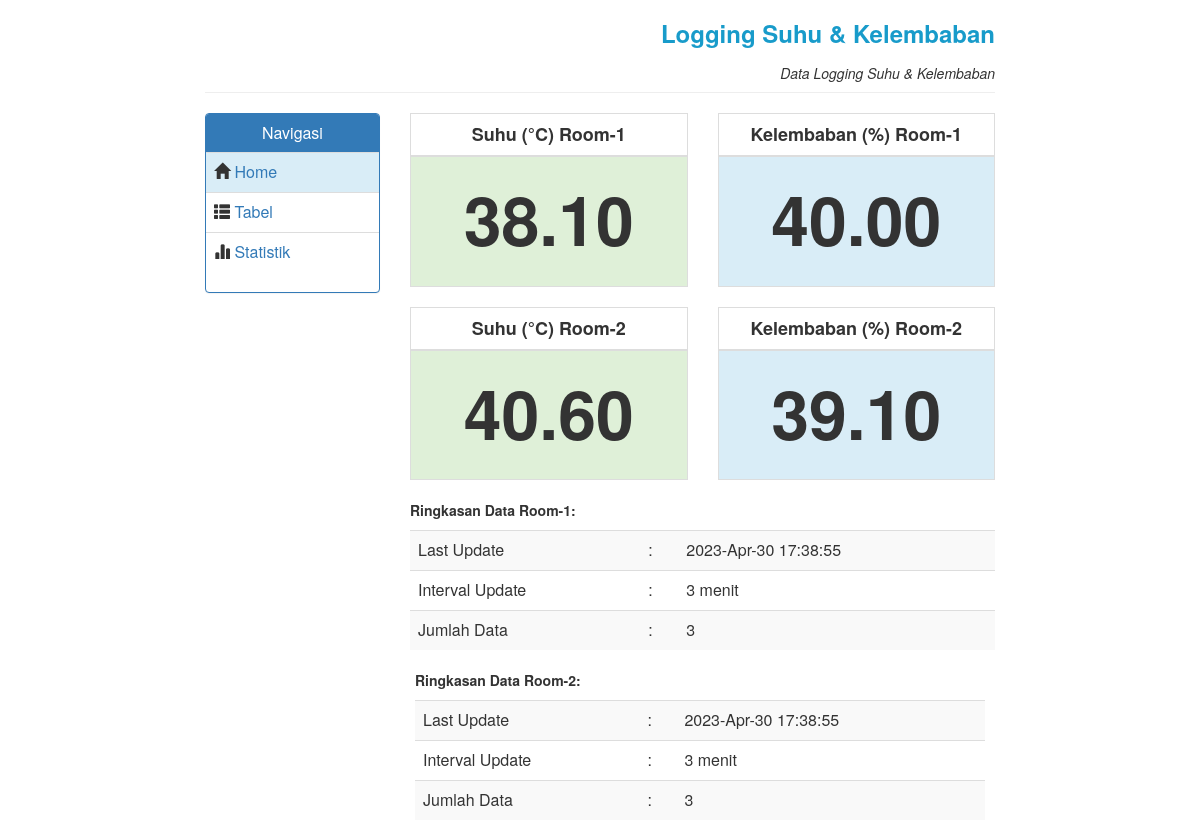
The page / on the database its author committed.
### tables this page shows
CREATE TABLE `panas_dingin` (
  `id` int(100) NOT NULL,
  `Suhu_Panas` float(10,2) NOT NULL,
  `Kelembaban_Panas` float(10,2) NOT NULL,
  `Suhu_Dingin` float(10,2) NOT NULL,
  `Kelembaban_Dingin` float(10,2) NOT NULL,
  `Date_Time` timestamp NOT NULL DEFAULT current_timestamp() ON UPDATE current_timestamp()
);

### index.php (the view, shortened to what this page needs)
<?php
	include("connection.php");
	$result=mysqli_query($koneksi,"SELECT * FROM `panas_dingin` ORDER BY `Date_Time` DESC");
	$result2=mysqli_query($koneksi,"SELECT * FROM `panas_dingin` ORDER BY `Date_Time` DESC LIMIT 1");
?>
<html>
	<head>
		<link rel="stylesheet" href="./css/style.css">
		<link rel="stylesheet" href="./css/bootstrap.css">
	</head>
	<body>
		<div class="row">
			<div class="col-md-8 col-md-offset-2">
				<center><h3 style="text-align:right;" class="hijau tebel">Logging Suhu & Kelembaban</h3></center>
			</div>
			<div class="col-md-2">
			</div>
		</div>
		<div class="row">
			<div class="col-md-8 col-md-offset-2">
				<center><h5 style="text-align:right;" class="miring">Data Logging Suhu & Kelembaban</h5></center>
				<hr style="margin-top: 0px; margin-bottom:0px">
			</div>
			<div class="col-md-2">
			</div>
		</div>
		<br>
		<?php
			if($result2!==FALSE){
				$ndata=mysqli_num_rows($result);
			    while($lastrow = mysqli_fetch_array($result2)) {
			    	$temp1=$lastrow["Suhu_Panas"];
			    	$lembab1=$lastrow["Kelembaban_Panas"];
			    	$temp2=$lastrow["Suhu_Dingin"];
			    	$lembab2=$lastrow["Kelembaban_Dingin"];
			    	$update_date=$lastrow["Date_Time"];
			    }
			}
		?>
		<div class="row">
			<div class="col-md-2 col-md-offset-2">
				<div class="panel panel-primary">
  					<div class="panel-heading">
    					<h3 class="panel-title tengah">Navigasi</h3>
  					</div>
  					<div class="panel-body" style="padding:0px;">
    					<table class="table table-stripped table-hover" >
							<tbody>
								<tr class="info">
									<td><span class="glyphicon glyphicon-home"></span><a href="./index.php" style="text-decoration:none;"> Home</a></td>
								</tr>
								<tr>
									<td><span class="glyphicon glyphicon-th-list"></span><a href="./tables.php" style="text-decoration:none;"> Tabel</a></td>
								</tr>
								<tr>
									<td><span class="glyphicon glyphicon-stats"></span><a href="./stats.php" style="text-decoration:none;"> Statistik</td>
								</tr>
							</tbody>
						</table>
  					</div>
				</div>
			</div>
			<div class="col-md-3">
				<table class="table table-bordered">
					<thead>
						<td><center><p class="tebel" style="margin-top:0px; margin-bottom:0px; font-size:18px">Suhu (&degC) Room-1</p></center></td>
					</thead>
					<tr class="success">
						<td><center><p class="tebel gede" style="margin-top:5px"><?php echo "$temp1";?></p></center></td>
					</tr>
				</table>
			</div>
			<div class="col-md-3">
				<table class="table table-bordered">
					<thead>
						<td><center><p class="tebel" style="margin-top:0px; margin-bottom:0px; font-size:18px">Kelembaban (%) Room-1</p></center></td>
					</thead>
					<tr class="info">
						<td><center><p class="tebel gede" style="margin-top:5px"><?php echo "$lembab1";?></p></center></td>
					</tr>
				</table>
			</div>
			<div class="col-md-3">
				<table class="table table-bordered">
					<thead>
						<td><center><p class="tebel" style="margin-top:0px; margin-bottom:0px; font-size:18px">Suhu (&degC) Room-2</p></center></td>
					</thead>
					<tr class="success">
						<td><center><p class="tebel gede" style="margin-top:5px"><?php echo "$temp2";?></p></center></td>
					</tr>
				</table>
			</div>
			<div class="col-md-3">
				<table class="table table-bordered">
					<thead>
						<td><center><p class="tebel" style="margin-top:0px; margin-bottom:0px; font-size:18px">Kelembaban (%) Room-2</p></center></td>
					</thead>
					<tr class="info">
						<td><center><p class="tebel gede" style="margin-top:5px"><?php echo "$lembab2";?></p></center></td>
					</tr>
				</table>
			</div>
		</div>
		<div class="row">
			<div class="col-md-6 col-md-offset-4">
				<p class="tebel">Ringkasan Data Room-1:</p>
					<table class="table table-striped table-hover">
						<tr>
							<td>Last Update</td>
							<td>:</td>
							<td><?php echo date('Y-M-d H:i:s',strtotime($update_date))?></td>
						</tr>
						<tr>
							<td>Interval Update</td>
							<td>:</td>
							<td>3 menit</td>
						</tr>
						<tr>
							<td>Jumlah Data</td>
							<td>:</td>
							<td><?php echo $ndata?></td>
						</tr>
					</table>
			</div>
		</div>
			<div class="col-md-6 col-md-offset-4">
				<p class="tebel">Ringkasan Data Room-2:</p>
					<table class="table table-striped table-hover">
						<tr>
							<td>Last Update</td>
							<td>:</td>
							<td><?php echo date('Y-M-d H:i:s',strtotime($update_date))?></td>
						</tr>
						<tr>
							<td>Interval Update</td>
							<td>:</td>
							<td>3 menit</td>
						</tr>
						<tr>
							<td>Jumlah Data</td>
							<td>:</td>
							<td><?php echo $ndata?></td>
						</tr>
					</table>
			</div>
	</body>
</html>

### css/style.css (style rules this page uses)
.hijau { color: #189BCA; }
.tebel { font-weight: bold; }
.miring { font-style: italic; }
.gede { font-size: 68px; }
.tengah { text-align: center; }
html, body { height: 100%; }

### rows shown on the page
panas_dingin: Suhu_Panas "38.10", Kelembaban_Panas "40.00", Suhu_Dingin "40.60", Kelembaban_Dingin "39.10", Date_Time "2023-Apr-30 17:38:55"

### other values the page prints
$ndata "3"
